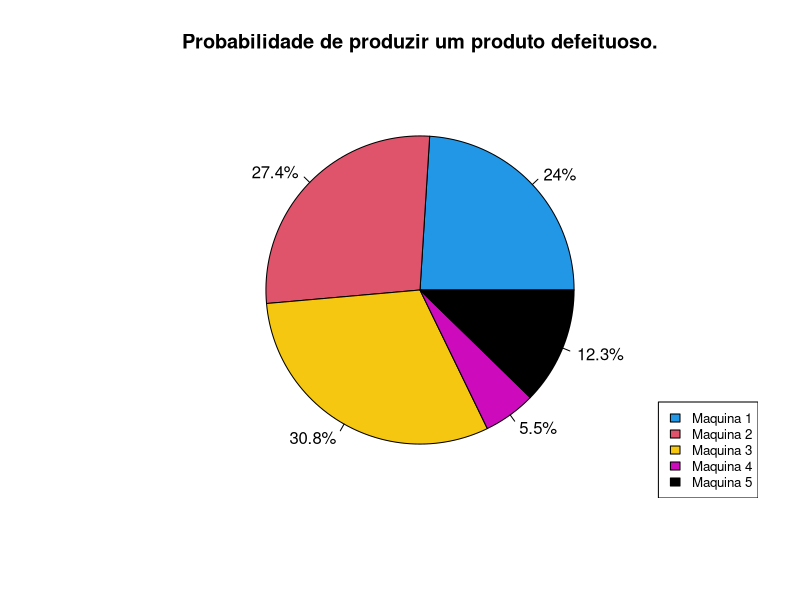

Here is the R script that generated this plot:
# Developed By Roger Montiero
# Github: https://github.com/RogerMonteiro124
# Date: 09/05/2017
# Time:02:45:21

# Calcular a probabilidade de ao selecionar uma bolinha aleatoriamente 
# a mesma ser defeituosa
# e a probabilidade uma maquina
# produzir um produto com defeito

main<-function(){
  
#Maquinas
#cada maquina possue 2 parametros: A quantidade produzida 
#com defeito e a quantidade produzida no total ;
  
  m1<-c(1,35)
  m2<-c(2,20)
  m3<-c(3,15)
  m4<-c(4,2)
  m5<-c(1,18)
  
  
#Essa funcao calcula a fraçao de vezes que a maquina é usada;
  
  PMi<-function(Mi){
    return(Mi[2]/100)
  }
  
  
#Esta função calcula o D dado em Mi  ;
  
  PDMi<-function(Mi){
    return(Mi[1]/100)
  }
  
  
#Esta função calcula a probabilidade  da interseção de 2 eventos
#no cado a interseção de D em Mi, onde Mi é  M1, M2, M3, M4, M5 ;
  
  PDUMi<-function(Mi){
    return(PMi(Mi)*PDMi(Mi))
  }
  
  
#Esta funcao PD calcula a probabilidade de selecionar uma bolinha
#defeituosa de todo o total poduzido;
  
  PD<-function(m1,m2,m3,m4,m5){
      D=PDUMi(m1)+PDUMi(m2)+PDUMi(m3)+PDUMi(m4)+PDUMi(m5)
      return(D)
  }
  D<-PD(m1,m2,m3,m4,m5)
  
#Apartir deste momento é aplicado o teorema de Bayes cada maquina para saber qual 
#a sua probabilidade de produzir um produto defeituoso;
  
  #############################################
  ##              Teorema                    ##
  ##      P(Mi|D)=P(D|Mi) P(Mi)              ##
  ##              _____________              ##
  ##                    P(D)                 ##                                           
  ##                                         ##
  #############################################
  
  
  PM1D<-function(M1,D){
    return(round(((PDMi(M1)*PMi(M1))/D)*100,1))
  }
  PM2D<-function(M2,D){
    return(round(((PDMi(M2)*PMi(M2))/D)*100,1))
  }
  PM3D<-function(M3,D){
    return(round(((PDMi(M3)*PMi(M3))/D)*100,1))
  }
  PM4D<-function(M4,D){
    return(round(((PDMi(M4)*PMi(M4))/D)*100,1))
  }
  PM5D<-function(M5,D){
    return(round((PDMi(M5)*PMi(M5))/D*100,1))
  }
  
  
  ###DEBUGS###
  # PMi(m1)
  # PMi(m2)
  # PMi(m3)
  # PMi(m4)
  # PMi(m5)
  # PDMi(m1)
  # PDMi(m2)
  # PDMi(m3)
  # PDMi(m4)
  # PDMi(m5)
  # PDUMi(m1)
  # PDUMi(m2)
  # PDUMi(m3)
  # PDUMi(m4)
  # PDUMi(m5)
  # PD(m1,m2,m3,m4,m5)
  # PM1D(m1,D)
  # PM2D(m2,D)
  # PM3D(m3,D)
  # PM4D(m4,D)
  # PM5D(m5,D)
  
  
  #PLOTANDO O GRAFICO
  
  grafico<-c(PM1D(m1,D),PM2D(m2,D),PM3D(m3,D),PM4D(m4,D),PM5D(m5,D))
  graficolabels<-paste(grafico,"%",sep = "")
  
  pie(grafico,main = "Probabilidade de produzir um produto defeituoso.",labels = graficolabels,col = c(4,2,7,6,9))
  
  #Adcionando a Legenda
  
  legend("bottomright","(1,2)", cex=0.8,fill = c(4,2,7,6,9),legend = c("Maquina 1","Maquina 2","Maquina 3","Maquina 4","Maquina 5"))
}
main()
